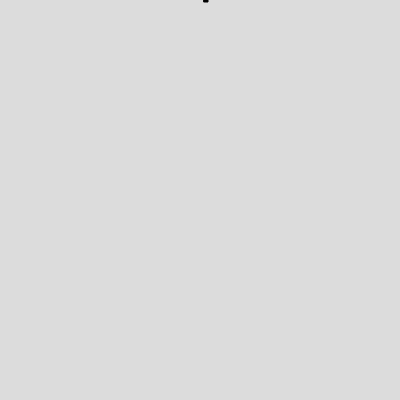
Frame 1 (no input)
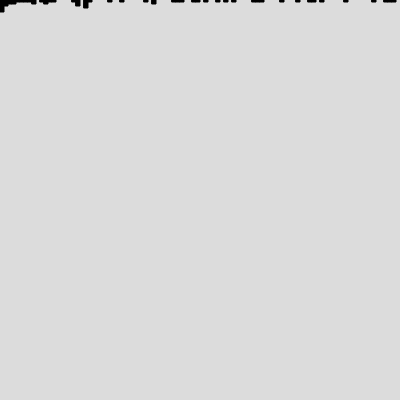
Frame 60 (no input)
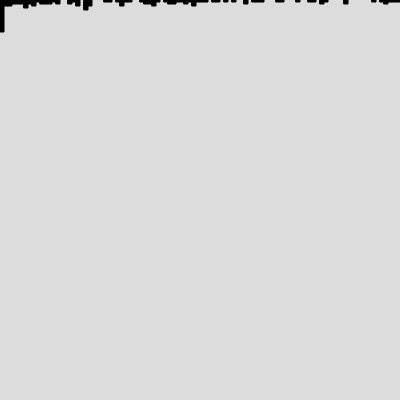
Frame 120 (the mouse pressed at the canvas centre since frame 60)

The p5.js sketch that drew these frames (run headless with seeded random() and noise() and a simulated clock; from frame 60 on, the mouse is pressed at the canvas centre):

// p5.js sketch
// ── sketch.js
const MAX_BUCKETS = 100;
let buckets = [];
let bucketWidth;

function setup() {
  createCanvas(400, 400);
  
  bucketWidth = width / MAX_BUCKETS;
  
  for (let i = 0; i < MAX_BUCKETS; i++) {
    buckets[i] = {count: 0};
  }
  
  stroke(0);
  fill(0);
}

function draw() {
  background(220);
  
  let pick = random(0, MAX_BUCKETS);
  pick = floor(Math.pow(pick, 2) / MAX_BUCKETS);
  let bucket = buckets[pick];
  
  bucket.count++;
  
  for (let i = 0; i < buckets.length; i++) {
    bucket = buckets[i];
    for(let k = 0; k < bucket.count; k++) {
      rect(i * bucketWidth, k * 2, bucketWidth, 2);
    }
  }
  
}
